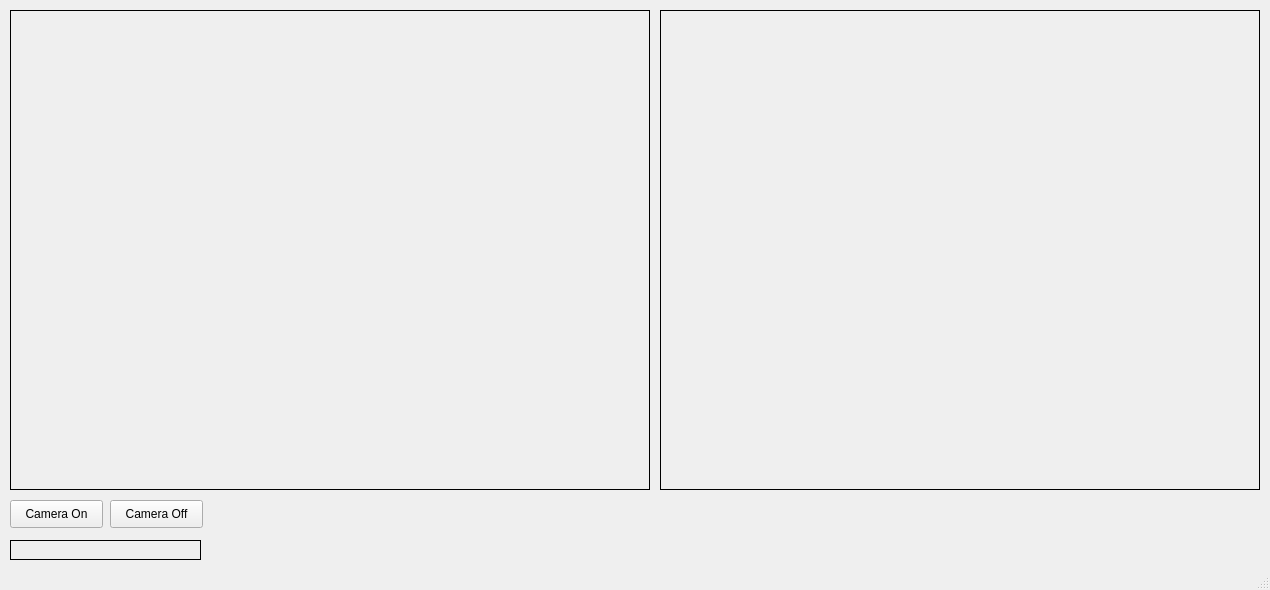
<?xml version="1.0" encoding="UTF-8"?>
<ui version="4.0">
 <class>MainWindow</class>
 <widget class="QMainWindow" name="MainWindow">
  <property name="geometry">
   <rect>
    <x>0</x>
    <y>0</y>
    <width>1270</width>
    <height>590</height>
   </rect>
  </property>
  <property name="windowTitle">
   <string>Qt + OpenCV</string>
  </property>
  <widget class="QWidget" name="centralwidget">
   <widget class="QPushButton" name="botaoCameraOn">
    <property name="geometry">
     <rect>
      <x>10</x>
      <y>500</y>
      <width>93</width>
      <height>28</height>
     </rect>
    </property>
    <property name="text">
     <string>Camera On</string>
    </property>
   </widget>
   <widget class="QPushButton" name="botaoCameraOff">
    <property name="geometry">
     <rect>
      <x>110</x>
      <y>500</y>
      <width>93</width>
      <height>28</height>
     </rect>
    </property>
    <property name="text">
     <string>Camera Off</string>
    </property>
   </widget>
   <widget class="QLabel" name="labelText">
    <property name="geometry">
     <rect>
      <x>10</x>
      <y>540</y>
      <width>191</width>
      <height>20</height>
     </rect>
    </property>
    <property name="maximumSize">
     <size>
      <width>16777215</width>
      <height>20</height>
     </size>
    </property>
    <property name="frameShape">
     <enum>QFrame::Box</enum>
    </property>
    <property name="text">
     <string/>
    </property>
   </widget>
   <widget class="QLabel" name="labelFrameInput">
    <property name="geometry">
     <rect>
      <x>10</x>
      <y>10</y>
      <width>640</width>
      <height>480</height>
     </rect>
    </property>
    <property name="frameShape">
     <enum>QFrame::Box</enum>
    </property>
    <property name="lineWidth">
     <number>1</number>
    </property>
    <property name="text">
     <string/>
    </property>
   </widget>
   <widget class="QLabel" name="labelFrameOutput">
    <property name="geometry">
     <rect>
      <x>660</x>
      <y>10</y>
      <width>600</width>
      <height>480</height>
     </rect>
    </property>
    <property name="minimumSize">
     <size>
      <width>0</width>
      <height>0</height>
     </size>
    </property>
    <property name="frameShape">
     <enum>QFrame::Box</enum>
    </property>
    <property name="lineWidth">
     <number>1</number>
    </property>
    <property name="text">
     <string/>
    </property>
   </widget>
  </widget>
  <widget class="QStatusBar" name="statusbar"/>
 </widget>
 <resources/>
 <connections/>
</ui>
